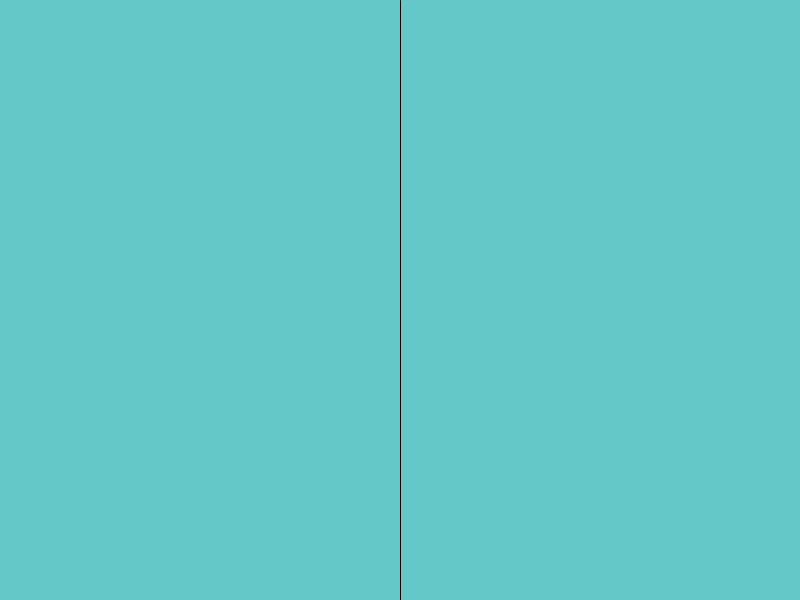
Frame 1 (no input)
Frame 60 (the mouse pressed at the canvas centre just before this capture): identical to frame 1, image omitted
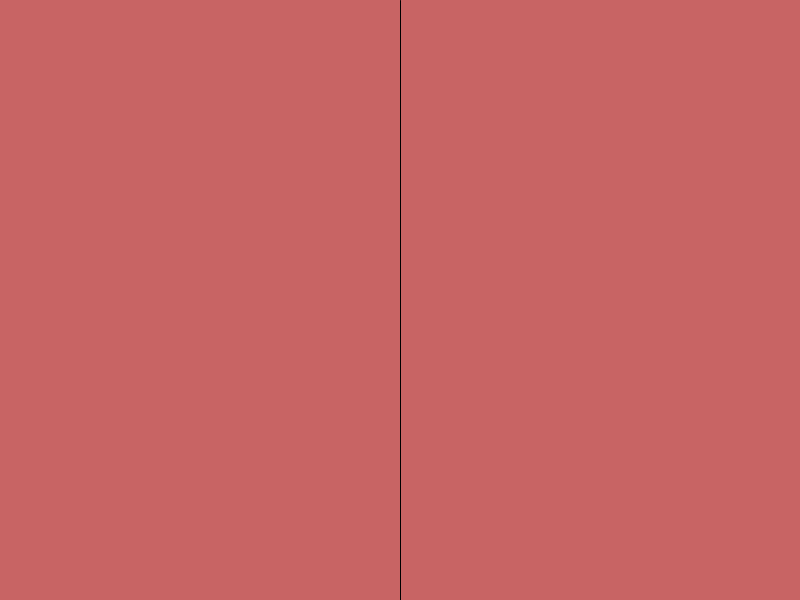
Frame 120 (the mouse held since frame 60 and released just before this capture)

The Processing sketch that drew these frames (run headless with seeded random() and noise(); from frame 60 on, the mouse is pressed at the canvas centre):

// Processing sketch: operators_1
// ── operators_1.pde
// Conditionals practice 1
// Less than ("<") and greater than (">") operators

void setup() {
  size(800, 600);
}

void draw() {
  // Try changing the operator "<" to ">" on line 11.
  // What happens?
  if (mouseX < width/2) {
    background(100, 200, 200);
  } else {
    background(200, 100, 100);
  }
  
  // Draw a vertical line through the center of the canvas.
  line(width/2, 0, width/2, height);
  
  // Print the mouse's x position in the console.
  println("Mouse X position: " + mouseX);
}
